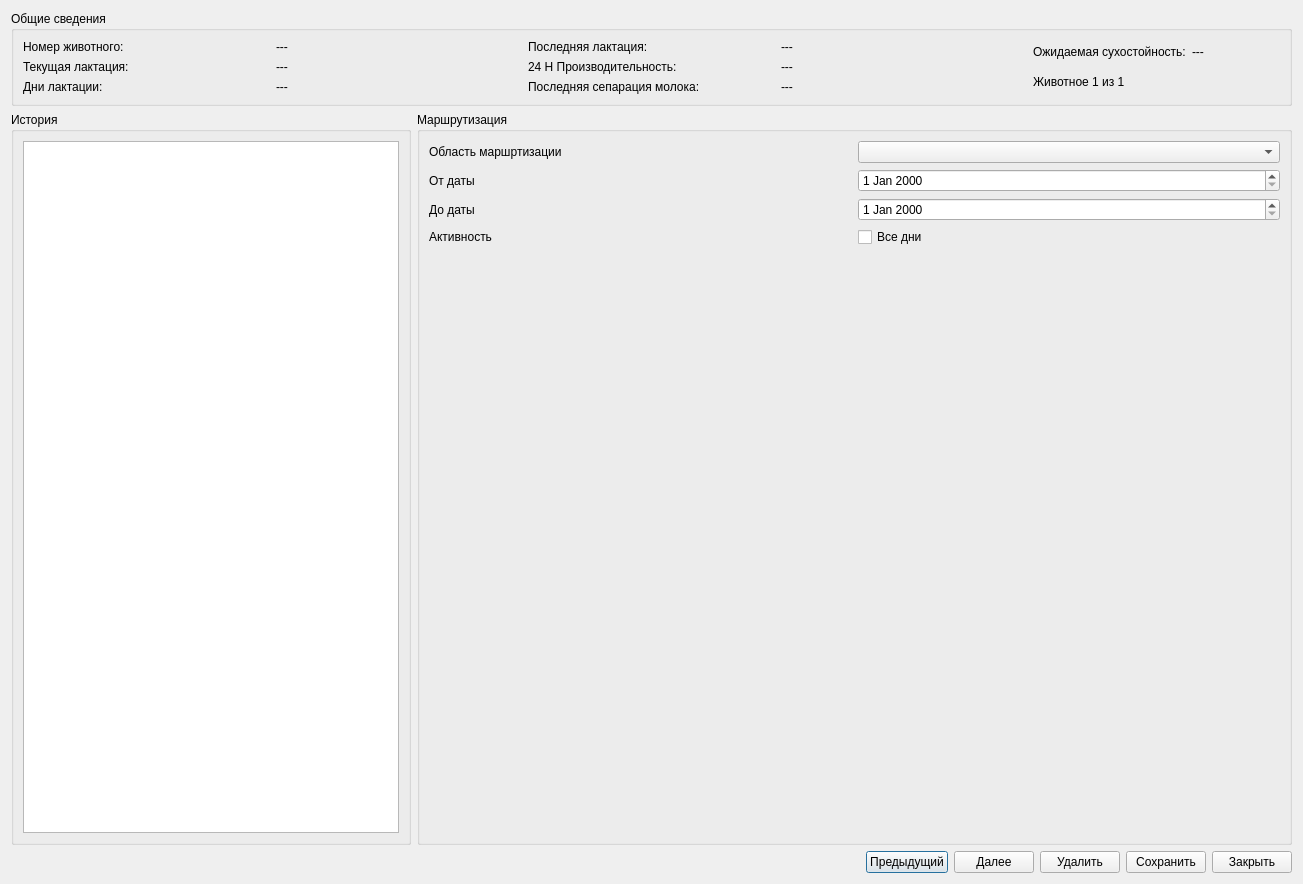
<?xml version="1.0" encoding="UTF-8"?>
<ui version="4.0">
 <class>form_dataentry_routing_6_6_1_add_Dialog_</class>
 <widget class="QDialog" name="form_dataentry_routing_6_6_1_add_Dialog_">
  <property name="geometry">
   <rect>
    <x>0</x>
    <y>0</y>
    <width>1303</width>
    <height>884</height>
   </rect>
  </property>
  <property name="windowTitle">
   <string>Dialog</string>
  </property>
  <layout class="QVBoxLayout" name="verticalLayout_2">
   <item>
    <widget class="QGroupBox" name="groupBox_3">
     <property name="title">
      <string>Общие сведения</string>
     </property>
     <layout class="QHBoxLayout" name="horizontalLayout_3">
      <item>
       <layout class="QVBoxLayout" name="verticalLayout_3">
        <item>
         <widget class="QLabel" name="label_2">
          <property name="text">
           <string>Номер животного:</string>
          </property>
         </widget>
        </item>
        <item>
         <widget class="QLabel" name="label_3">
          <property name="text">
           <string>Текущая лактация:</string>
          </property>
         </widget>
        </item>
        <item>
         <widget class="QLabel" name="label_4">
          <property name="text">
           <string>Дни лактации:</string>
          </property>
         </widget>
        </item>
       </layout>
      </item>
      <item>
       <layout class="QVBoxLayout" name="verticalLayout_4">
        <item>
         <widget class="QLabel" name="label_number">
          <property name="text">
           <string>---</string>
          </property>
         </widget>
        </item>
        <item>
         <widget class="QLabel" name="label_current_lactation">
          <property name="text">
           <string>---</string>
          </property>
         </widget>
        </item>
        <item>
         <widget class="QLabel" name="label_days_lactation">
          <property name="text">
           <string>---</string>
          </property>
         </widget>
        </item>
       </layout>
      </item>
      <item>
       <layout class="QVBoxLayout" name="verticalLayout_5">
        <item>
         <widget class="QLabel" name="label_5">
          <property name="text">
           <string>Последняя лактация:</string>
          </property>
         </widget>
        </item>
        <item>
         <widget class="QLabel" name="label_6">
          <property name="text">
           <string>24 H Производительность:</string>
          </property>
         </widget>
        </item>
        <item>
         <widget class="QLabel" name="label_7">
          <property name="text">
           <string>Последняя сепарация молока:</string>
          </property>
         </widget>
        </item>
       </layout>
      </item>
      <item>
       <layout class="QVBoxLayout" name="verticalLayout_6">
        <item>
         <widget class="QLabel" name="label_last_lactation">
          <property name="text">
           <string>---</string>
          </property>
         </widget>
        </item>
        <item>
         <widget class="QLabel" name="label_24_H_product">
          <property name="text">
           <string>---</string>
          </property>
         </widget>
        </item>
        <item>
         <widget class="QLabel" name="label_last_milk_separation">
          <property name="text">
           <string>---</string>
          </property>
         </widget>
        </item>
       </layout>
      </item>
      <item>
       <layout class="QVBoxLayout" name="verticalLayout_7">
        <item>
         <layout class="QHBoxLayout" name="horizontalLayout_2">
          <item>
           <widget class="QLabel" name="label_8">
            <property name="text">
             <string>Ожидаемая сухостойность:</string>
            </property>
           </widget>
          </item>
          <item>
           <widget class="QLabel" name="label_expected_dry">
            <property name="text">
             <string>---</string>
            </property>
           </widget>
          </item>
         </layout>
        </item>
        <item>
         <widget class="QLabel" name="label_9">
          <property name="text">
           <string>Животное 1 из 1</string>
          </property>
         </widget>
        </item>
       </layout>
      </item>
     </layout>
    </widget>
   </item>
   <item>
    <layout class="QHBoxLayout" name="horizontalLayout_8">
     <item>
      <widget class="QGroupBox" name="groupBox">
       <property name="maximumSize">
        <size>
         <width>400</width>
         <height>16777215</height>
        </size>
       </property>
       <property name="title">
        <string>История</string>
       </property>
       <layout class="QVBoxLayout" name="verticalLayout_8">
        <item>
         <widget class="QTableWidget" name="tableWidget"/>
        </item>
       </layout>
      </widget>
     </item>
     <item>
      <widget class="QGroupBox" name="groupBox_2">
       <property name="title">
        <string>Маршрутизация</string>
       </property>
       <layout class="QVBoxLayout" name="verticalLayout_10">
        <item>
         <layout class="QVBoxLayout" name="verticalLayout_9">
          <item>
           <layout class="QVBoxLayout" name="verticalLayout">
            <item>
             <layout class="QHBoxLayout" name="horizontalLayout">
              <item>
               <widget class="QLabel" name="label">
                <property name="text">
                 <string>Область маршртизации</string>
                </property>
               </widget>
              </item>
              <item>
               <widget class="QComboBox" name="comboBox_area_routing"/>
              </item>
             </layout>
            </item>
            <item>
             <layout class="QHBoxLayout" name="horizontalLayout_4">
              <item>
               <widget class="QLabel" name="label_10">
                <property name="text">
                 <string>От даты</string>
                </property>
               </widget>
              </item>
              <item>
               <widget class="QDateEdit" name="dateEdit_from"/>
              </item>
             </layout>
            </item>
            <item>
             <layout class="QHBoxLayout" name="horizontalLayout_5">
              <item>
               <widget class="QLabel" name="label_11">
                <property name="text">
                 <string>До даты</string>
                </property>
               </widget>
              </item>
              <item>
               <widget class="QDateEdit" name="dateEdit_till"/>
              </item>
             </layout>
            </item>
            <item>
             <layout class="QHBoxLayout" name="horizontalLayout_6">
              <item>
               <widget class="QLabel" name="label_12">
                <property name="text">
                 <string>Активность</string>
                </property>
               </widget>
              </item>
              <item>
               <widget class="QCheckBox" name="checkBox_activity">
                <property name="text">
                 <string>Все дни</string>
                </property>
               </widget>
              </item>
             </layout>
            </item>
           </layout>
          </item>
          <item>
           <spacer name="verticalSpacer">
            <property name="orientation">
             <enum>Qt::Vertical</enum>
            </property>
            <property name="sizeHint" stdset="0">
             <size>
              <width>20</width>
              <height>40</height>
             </size>
            </property>
           </spacer>
          </item>
         </layout>
        </item>
       </layout>
      </widget>
     </item>
    </layout>
   </item>
   <item>
    <layout class="QHBoxLayout" name="horizontalLayout_7">
     <item>
      <spacer name="horizontalSpacer">
       <property name="orientation">
        <enum>Qt::Horizontal</enum>
       </property>
       <property name="sizeHint" stdset="0">
        <size>
         <width>40</width>
         <height>20</height>
        </size>
       </property>
      </spacer>
     </item>
     <item>
      <widget class="QPushButton" name="pushButton">
       <property name="text">
        <string>Предыдущий</string>
       </property>
      </widget>
     </item>
     <item>
      <widget class="QPushButton" name="pushButton_2">
       <property name="text">
        <string>Далее</string>
       </property>
      </widget>
     </item>
     <item>
      <widget class="QPushButton" name="pushButton_5">
       <property name="text">
        <string>Удалить</string>
       </property>
      </widget>
     </item>
     <item>
      <widget class="QPushButton" name="pushButton_3">
       <property name="text">
        <string>Сохранить</string>
       </property>
      </widget>
     </item>
     <item>
      <widget class="QPushButton" name="pushButton_4">
       <property name="text">
        <string>Закрыть</string>
       </property>
      </widget>
     </item>
    </layout>
   </item>
  </layout>
 </widget>
 <resources/>
 <connections/>
</ui>
